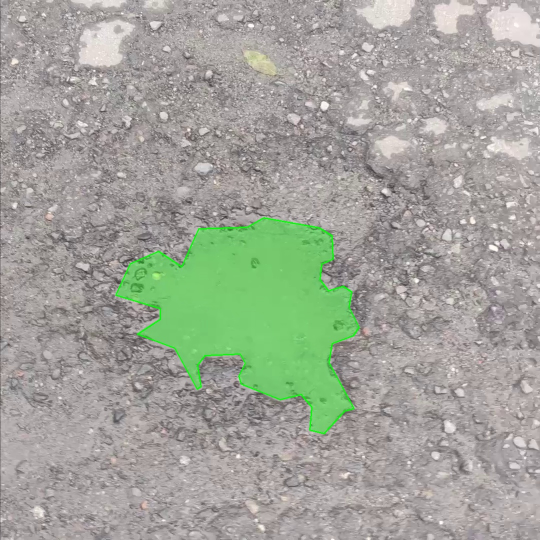
#> input picture results/segmentation_visualization/train/0007_00005.jpg, 1080 x 1080 px (shown at 1/2 size)
$ python 04_visualize_seg_labels.py
#> lines starting #> are read from the running program, lines starting #| are printed output that depends on the picture
"""Visualize ground-truth YOLO-seg labels overlaid on their images.

Fix vs. the original version: draws the actual polygon read from the label
file. The original used cv2.convexHull(), which visually convexifies concave
pothole shapes - meaning the one sanity-check tool in the pipeline didn't
show what the model actually trains on. Concave/irregular boundaries (the
common case for real pothole cracks) now render exactly as labeled.
"""

import multiprocessing
import os
import random
import sys
from concurrent.futures import ProcessPoolExecutor
from pathlib import Path

import cv2
import numpy as np
from tqdm import tqdm

sys.path.insert(0, str(Path(__file__).resolve().parent.parent))
import config

IMAGES_DIR = config.FINAL_DIR / "images"
LABELS_DIR = config.FINAL_DIR / "labels"
OUTPUT_DIR = config.RESULTS_DIR / "segmentation_visualization"

SPLITS = config.SPLITS
TOTAL_SAMPLES = 100
MAX_WORKERS = os.cpu_count() or 1

COLOR = (0, 255, 0)
ALPHA = 0.35
THICKNESS = 2


def build_tasks():
    tasks = []
    per_split = max(1, TOTAL_SAMPLES // len(SPLITS))
    random.seed(42)
    for split in SPLITS:
        imgs = list((IMAGES_DIR / split).glob("*.jpg"))
        random.shuffle(imgs)
        for img in imgs[: min(per_split, len(imgs))]:
            lbl = LABELS_DIR / split / (img.stem + ".txt")
            out = OUTPUT_DIR / split / img.name
            tasks.append((img, lbl, out))
    return tasks


def process(task):
    img_path, lbl_path, out_path = task
    out_path.parent.mkdir(parents=True, exist_ok=True)

    img = cv2.imread(str(img_path))
#> img is the input picture: shape (1080, 1080, 3); mean B, G, R 153.5, 164.2, 160.5
    if img is None:
        return 0

    h, w = img.shape[:2]
#> h = 1080; w = 1080
    overlay = img.copy()

    if lbl_path.exists():
        with open(lbl_path) as f:
            for line in f:
                vals = line.strip().split()
                if len(vals) < 7:
                    continue
                coords = list(map(float, vals[1:]))
                pts = [[int(coords[i] * w), int(coords[i + 1] * h)] for i in range(0, len(coords), 2)]
                pts = np.array(pts, dtype="int32")

                cv2.fillPoly(overlay, [pts], COLOR)
                cv2.polylines(img, [pts], True, COLOR, THICKNESS)

    img = cv2.addWeighted(overlay, ALPHA, img, 1 - ALPHA, 0)
    cv2.imwrite(str(out_path), img)
    return 1


def main():
    tasks = build_tasks()
    OUTPUT_DIR.mkdir(parents=True, exist_ok=True)

    print("=" * 60)
    print("SEGMENTATION VISUALIZATION")
    print("=" * 60)
    print(f"Images: {len(tasks)}")
    print(f"Workers: {MAX_WORKERS}")

    with ProcessPoolExecutor(max_workers=MAX_WORKERS) as ex:
        list(tqdm(ex.map(process, tasks), total=len(tasks), desc="Visualizing"))
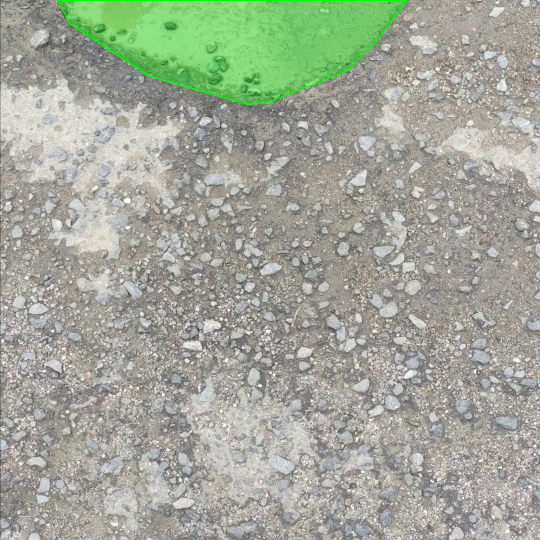
#> input picture results/segmentation_visualization/test/0097_00001.jpg, 1080 x 1080 px (shown at 1/2 size)
#> in process, img is the input picture: shape (1080, 1080, 3); mean B, G, R 152.9, 166.7, 161.3
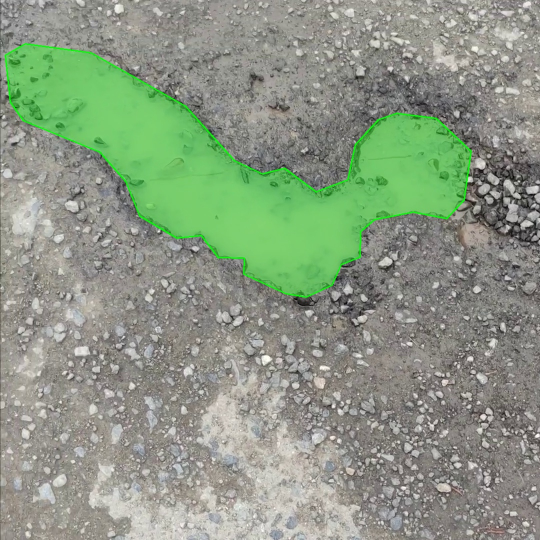
#> input picture results/segmentation_visualization/test/0096_00005.jpg, 1080 x 1080 px (shown at 1/2 size)
#> in process, img is the input picture: shape (1080, 1080, 3); mean B, G, R 131.5, 152, 138.7
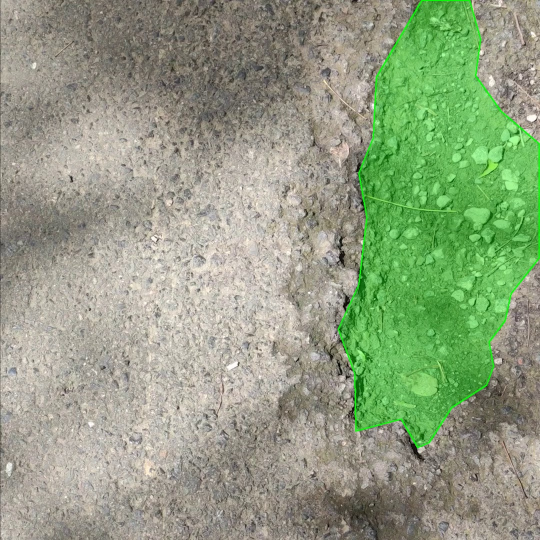
#> input picture results/segmentation_visualization/test/0181_00000.jpg, 1080 x 1080 px (shown at 1/2 size)
#> in process, img is the input picture: shape (1080, 1080, 3); mean B, G, R 130.2, 158.9, 145.7

    print("\nDone.")
    print(f"Saved to: {OUTPUT_DIR}")


if __name__ == "__main__":
    multiprocessing.freeze_support()
    main()
